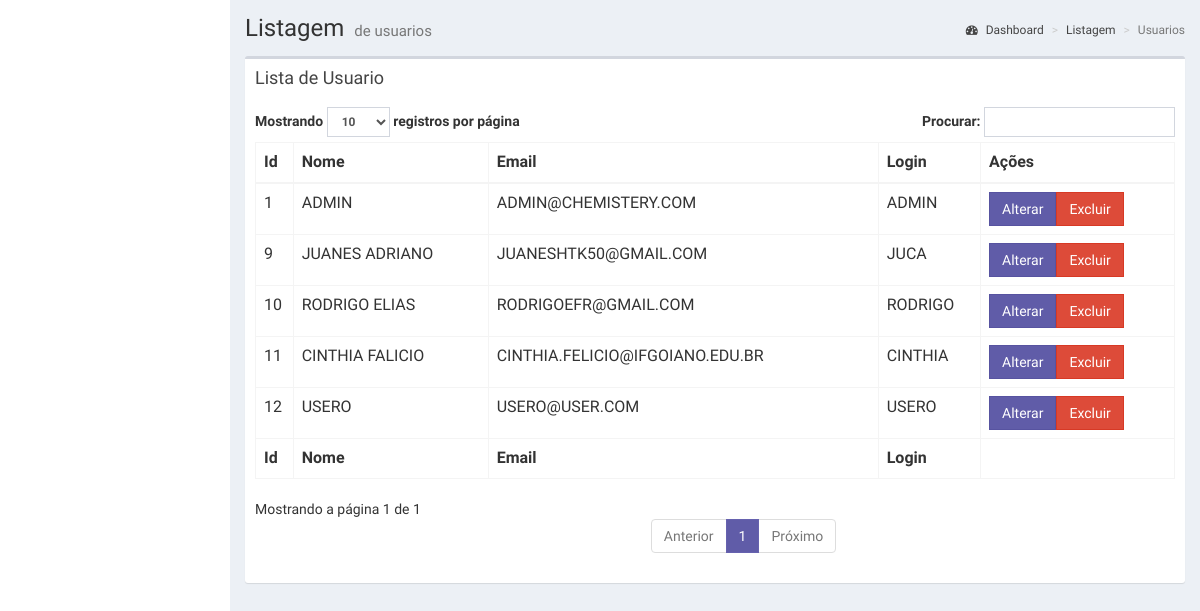
/controller/UsuarioController.php?q=listar (signed in), run on an earlier commit of the app's database.
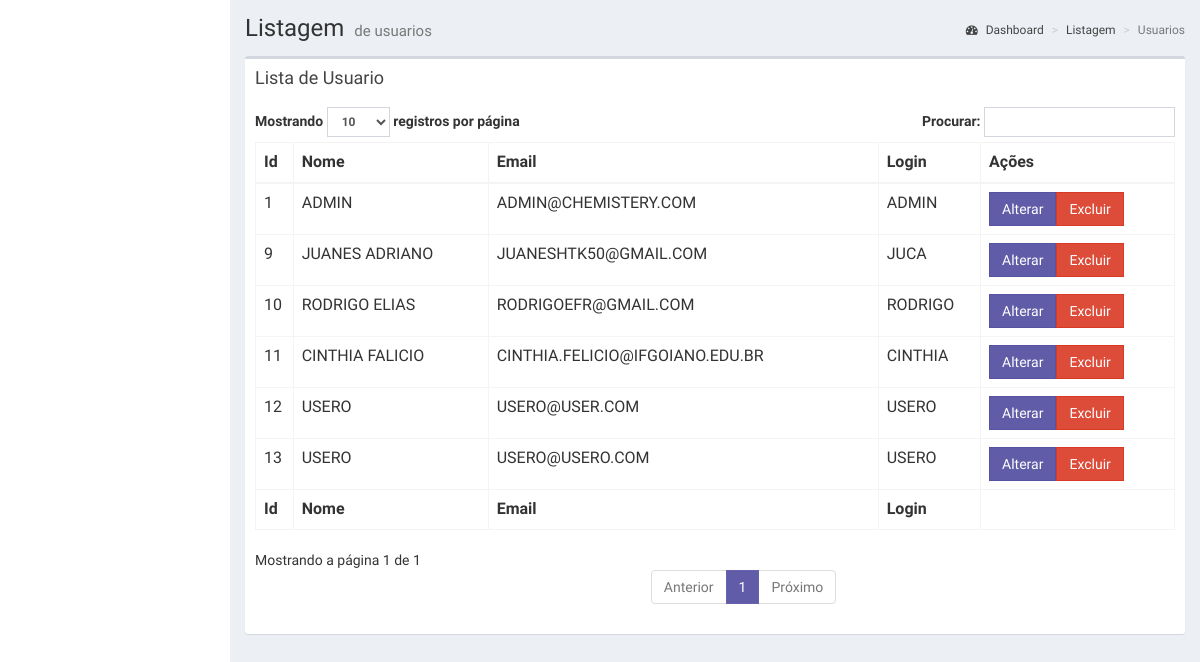
And on a later commit of the database.
### tables this page shows
CREATE TABLE `usuario` (
  `id` int(11) NOT NULL,
  `nome` varchar(148) NOT NULL,
  `email` varchar(158) NOT NULL,
  `login` varchar(50) NOT NULL,
  `senha` varchar(32) NOT NULL,
  `nivel` int(11) NOT NULL DEFAULT '1',
  `ativado` tinyint(1) NOT NULL DEFAULT '1',
  `imagem` text,
  `datacriacao` varchar(50) DEFAULT NULL,
  `dataexclusao` varchar(50) DEFAULT NULL,
  `dataultimaalteracao` varchar(50) DEFAULT NULL,
  `logado` tinyint(4) NOT NULL DEFAULT '0'
);

### model/Usuario.php (called while the page is built, shortened)
<?php
require_once("Banco.php");
class Usuario extends Banco
{
    function listarUsuario()
    {
        $this->tabela = "usuario";
        $this->campos = array("id", "nome", "email", "login", "senha", "nivel", "imagem");
        $this->condicao = "ativado = 1";
        $this->subQntColunasConsulTabela = 3;
        $this->listar();
    }
}

### model/Banco.php (the view, shortened to what this page needs)
<?php
class Banco
{
    public $tabela;
    public $campos;
    public $condicao;
    public $subQntColunasConsulTabela;
    private function conexao()
    {
        $this->host = "localhost";
        $this->banco = "bd_chemistery";
        $this->usuario = "root";
        $this->senha = "";
        if (mysqli_connect($this->host, $this->usuario, $this->senha, $this->banco)) {
            return mysqli_connect($this->host, $this->usuario, $this->senha, $this->banco);
        } else {
            echo "Erro na conexao do banco";
            die();
        }
    }
    public function listar()
    {
        $this->sql = "SELECT * FROM " . $this->tabela . " WHERE " . $this->condicao . " order by id desc";
        $this->query = mysqli_query($this->conexao(), $this->sql);
        if (mysqli_num_rows($this->query) > 0) {
            $this->gerarHeadPaginas();
            echo "
<body>
<div class='content-wrapper'>
";
            $this->gerarCabecarioTabelaAdmin($this->tabela);
            $stringParametros = "";
            $cont = count($this->campos);
            for ($i = 0; $i < $cont - $this->subQntColunasConsulTabela; $i++) {
                echo "<th>" . ucfirst(str_replace("_", " ",$this->campos[$i])) . "</th>";
            }
            echo "<th>Ações</th>";
            echo " </tr>
                </thead>";
            echo "<tbody>";
            while ($r = mysqli_fetch_array($this->query, MYSQLI_ASSOC)) {
                echo "<tr>";
                for ($i = 0; $i < count($this->campos) - $this->subQntColunasConsulTabela; $i++) {
                    echo strtoupper("<td>" . str_replace("_", " ", $r[$this->campos[$i]]) . "</td>");
                }
                for ($i = 0; $i < $cont; $i++) {
                    if ($i < $cont - 1) {
                        $stringParametros .= $this->campos[$i] . "=" . $r[$this->campos[$i]] . "&";
                    } else {
                        $stringParametros .= $this->campos[$i] . "=" . $r[$this->campos[$i]];
                    }
                }
                echo "<td style='width:180px;'>";
                if ($this->tabela != "pergunta") {
                    echo "<a class='btn btn-flat bg-purple' style='border-color: #5753a0; background-color: #605ca8 !important;' href='../view/frmAlterar" . ucfirst($this->tabela) . ".php?" . $stringParametros . "'>Alterar</a>";
                }
                $stringParametros = "";
                echo "<a class='btn btn-flat btn-danger' href='../controller/" . ucfirst($this->tabela) . "Controller.php?q=excluir&id=" . $r[$this->campos[0]] . "'>Excluir</a>";
                echo "</tr>";
            }
            echo "    </tbody>";
            echo "
            <tfoot><tr>
                      ";
            $cont = count($this->campos);
            for ($i = 0; $i < $cont - $this->subQntColunasConsulTabela; $i++) {
                echo "
                        <th>" . ucfirst(str_replace("_", " ",$this->campos[$i])) . "</th> ";
            }
            echo " </tr>
                    </tfoot>
                  </table>
                </div>
              </div>
              </section>
              </div>
    <script src='../plugins/jQuery/jQuery-2.1.4.min.js'></script>
    <script src='../bootstrap/js/bootstrap.min.js'></script>
    <script src='../plugins/datatables/jquery.dataTables.min.js'></script>
    <script src='../plugins/datatables/dataTables.bootstrap.min.js'></script>
    <script src='../plugins/slimScroll/jquery.slimscroll.min.js'></script>
    <script src='../plugins/fastclick/fastclick.min.js'></script>
    <script src='../dist/js/app.min.js'></script>
    <script src='../dist/js/demo.js'></script>
    <script>
      $(function () {
        $('#tabela').DataTable({
        language: {
            lengthMenu: 'Mostrando _MENU_ registros por página',
            zeroRecords: 'Nada encontrado - me desculpe :(',
            info: 'Mostrando a página  _PAGE_  de  _PAGES_',
            infoEmpty: 'Sem registros disponíveis',
            infoFiltered: '(filtrado de um total de _MAX_ registros)',
            search: 'Procurar: ',
            paginate: {
        first: 'Primeiro',
        last: 'Ultimo',
        next: 'Próximo',
        previous: 'Anterior'
    }
        }
        });
//        $('#tabela').DataTable({
//          'paging': false,
//          'lengthChange': false,
//          'searching': false,
//          'ordering': false,
//          'info': false,
//          'autoWidth': false
//
//        });
      });
    </script>
             </body>
              </html>";
        }
    }
    public function gerarHeadPaginas()
    {
        echo "<html>
    <head>
        <meta content='width=device-width, initial-scale=1, maximum-scale=1, user-scalable=no' name='viewport' content=\"no-cache\">
        <link rel='stylesheet' href='../bootstrap/css/bootstrap.min.css'>
        <link rel='stylesheet' href='https://maxcdn.bootstrapcdn.com/font-awesome/4.4.0/css/font-awesome.min.css'>
        <link rel='stylesheet' href='https://code.ionicframework.com/ionicons/2.0.1/css/ionicons.min.css'>
        <link rel='stylesheet' href='../dist/css/AdminLTE.min.css'>
        <link rel='stylesheet' href='../dist/css/skins/_all-skins.min.css'>
        <link rel='stylesheet' href='../plugins/iCheck/flat/blue.css'>
        <link rel='stylesheet' href='../plugins/datepicker/datepicker3.css'>
        <link rel='stylesheet' href='../plugins/daterangepicker/daterangepicker-bs3.css'>
        <link rel='stylesheet' href='../plugins/bootstrap-wysihtml5/bootstrap3-wysihtml5.min.css'>
        <style>
            #tabela_filter {
                text-align: right !important;
            }
            .active a{
            background-color: #605ca8 !important;
            border-color: #6662af !important;
            }
        </style>
    </head>";
    }
    public function gerarCabecarioTabelaAdmin($tabela)
    {
        echo "<section class='content-header'>
          <h1>
            Listagem
            <small>de " . $tabela . "s</small>
          </h1>
          <ol class='breadcrumb'>
            <li><a href='#'><i class='fa fa-dashboard'></i> Dashboard</a></li>
            <li><a href='#'>Listagem</a></li>
            <li class='active'>" . ucfirst($tabela) . "s</li>
          </ol>
        </section>
        <section class='content'>
<div class='box'>
                <div class='box-header'>
                  <h3 class='box-title'>Lista de " . ucfirst($tabela) . "</h3>
                </div>
                <div class='box-body'>
                  <table id='tabela' class='table table-bordered table-hover'>
                    <thead>
                      <tr>
                      ";
    }
}

### controller/UsuarioController.php (shortened to what this page needs)
<?php
require_once("../model/Usuario.php");
class UsuarioController
{
    private $usuario;
    public function __construct()
    {
        $this->usuario = new Usuario();
        if (isset($_GET['q']) == "listar") {
            $this->listar();
        }
    }
    private function listar()
    {
        $this->usuario->listarUsuario();
    }
}
new usuarioController();

What changed in the data, as far as the page shows it:
added usuario: id "13", nome "USERO", email "USERO@USERO.COM", login "USERO"
